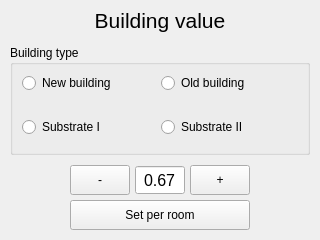
<?xml version="1.0" encoding="UTF-8"?>
<ui version="4.0">
 <class>FrsiOptions</class>
 <widget class="QWidget" name="FrsiOptions">
  <property name="geometry">
   <rect>
    <x>0</x>
    <y>0</y>
    <width>320</width>
    <height>240</height>
   </rect>
  </property>
  <widget class="QWidget" name="settingsHead" native="true">
   <property name="geometry">
    <rect>
     <x>0</x>
     <y>0</y>
     <width>320</width>
     <height>40</height>
    </rect>
   </property>
   <widget class="QPushButton" name="back">
    <property name="geometry">
     <rect>
      <x>0</x>
      <y>0</y>
      <width>51</width>
      <height>40</height>
     </rect>
    </property>
    <property name="text">
     <string/>
    </property>
    <property name="icon">
     <iconset resource="icons.qrc">
      <normaloff>:/settings/icons/arrow_left_white.svg</normaloff>:/settings/icons/arrow_left_white.svg</iconset>
    </property>
    <property name="iconSize">
     <size>
      <width>18</width>
      <height>18</height>
     </size>
    </property>
    <property name="flat">
     <bool>true</bool>
    </property>
   </widget>
   <widget class="QLabel" name="settingLabel">
    <property name="geometry">
     <rect>
      <x>0</x>
      <y>0</y>
      <width>320</width>
      <height>40</height>
     </rect>
    </property>
    <property name="font">
     <font>
      <pointsize>16</pointsize>
     </font>
    </property>
    <property name="text">
     <string>Building value</string>
    </property>
    <property name="alignment">
     <set>Qt::AlignCenter</set>
    </property>
   </widget>
   <zorder>settingLabel</zorder>
   <zorder>back</zorder>
  </widget>
  <widget class="QWidget" name="buildingContainer" native="true">
   <property name="geometry">
    <rect>
     <x>10</x>
     <y>45</y>
     <width>300</width>
     <height>190</height>
    </rect>
   </property>
   <widget class="QWidget" name="frsiCustomContainer" native="true">
    <property name="geometry">
     <rect>
      <x>60</x>
      <y>120</y>
      <width>180</width>
      <height>30</height>
     </rect>
    </property>
    <widget class="QPushButton" name="lower">
     <property name="geometry">
      <rect>
       <x>0</x>
       <y>0</y>
       <width>60</width>
       <height>30</height>
      </rect>
     </property>
     <property name="text">
      <string notr="true">-</string>
     </property>
    </widget>
    <widget class="QDoubleSpinBox" name="frsi">
     <property name="geometry">
      <rect>
       <x>65</x>
       <y>0</y>
       <width>50</width>
       <height>30</height>
      </rect>
     </property>
     <property name="sizePolicy">
      <sizepolicy hsizetype="Minimum" vsizetype="Minimum">
       <horstretch>0</horstretch>
       <verstretch>0</verstretch>
      </sizepolicy>
     </property>
     <property name="font">
      <font>
       <pointsize>12</pointsize>
      </font>
     </property>
     <property name="alignment">
      <set>Qt::AlignCenter</set>
     </property>
     <property name="buttonSymbols">
      <enum>QAbstractSpinBox::NoButtons</enum>
     </property>
     <property name="decimals">
      <number>2</number>
     </property>
     <property name="maximum">
      <double>1.000000000000000</double>
     </property>
     <property name="singleStep">
      <double>0.010000000000000</double>
     </property>
     <property name="value">
      <double>0.670000000000000</double>
     </property>
    </widget>
    <widget class="QPushButton" name="raise">
     <property name="geometry">
      <rect>
       <x>120</x>
       <y>0</y>
       <width>60</width>
       <height>30</height>
      </rect>
     </property>
     <property name="sizePolicy">
      <sizepolicy hsizetype="Minimum" vsizetype="Minimum">
       <horstretch>0</horstretch>
       <verstretch>0</verstretch>
      </sizepolicy>
     </property>
     <property name="text">
      <string notr="true">+</string>
     </property>
    </widget>
   </widget>
   <widget class="QPushButton" name="setPerRoom">
    <property name="geometry">
     <rect>
      <x>60</x>
      <y>155</y>
      <width>180</width>
      <height>30</height>
     </rect>
    </property>
    <property name="sizePolicy">
     <sizepolicy hsizetype="Minimum" vsizetype="Minimum">
      <horstretch>0</horstretch>
      <verstretch>0</verstretch>
     </sizepolicy>
    </property>
    <property name="text">
     <string>Set per room</string>
    </property>
   </widget>
   <widget class="QGroupBox" name="optionsBuildingContainerGlobal">
    <property name="geometry">
     <rect>
      <x>0</x>
      <y>0</y>
      <width>300</width>
      <height>110</height>
     </rect>
    </property>
    <property name="title">
     <string>Building type</string>
    </property>
    <layout class="QGridLayout" name="gridLayout">
     <property name="topMargin">
      <number>3</number>
     </property>
     <property name="bottomMargin">
      <number>3</number>
     </property>
     <item row="1" column="0" colspan="2">
      <widget class="QWidget" name="substrateTypes" native="true">
       <property name="sizePolicy">
        <sizepolicy hsizetype="Expanding" vsizetype="Expanding">
         <horstretch>0</horstretch>
         <verstretch>0</verstretch>
        </sizepolicy>
       </property>
       <widget class="QWidget" name="horizontalLayoutWidget_2">
        <property name="geometry">
         <rect>
          <x>0</x>
          <y>0</y>
          <width>271</width>
          <height>31</height>
         </rect>
        </property>
        <layout class="QHBoxLayout" name="substrateTypeLayout">
         <property name="sizeConstraint">
          <enum>QLayout::SetNoConstraint</enum>
         </property>
         <item>
          <widget class="QRadioButton" name="substrateOneGlobal">
           <property name="text">
            <string>Substrate I</string>
           </property>
          </widget>
         </item>
         <item>
          <widget class="QRadioButton" name="substrateTwoGlobal">
           <property name="text">
            <string>Substrate II</string>
           </property>
          </widget>
         </item>
        </layout>
       </widget>
      </widget>
     </item>
     <item row="0" column="0" colspan="2">
      <widget class="QWidget" name="buildingTypes" native="true">
       <property name="sizePolicy">
        <sizepolicy hsizetype="Expanding" vsizetype="Expanding">
         <horstretch>0</horstretch>
         <verstretch>0</verstretch>
        </sizepolicy>
       </property>
       <widget class="QWidget" name="horizontalLayoutWidget">
        <property name="geometry">
         <rect>
          <x>0</x>
          <y>0</y>
          <width>271</width>
          <height>31</height>
         </rect>
        </property>
        <layout class="QHBoxLayout" name="buildingTypeLayout">
         <property name="sizeConstraint">
          <enum>QLayout::SetNoConstraint</enum>
         </property>
         <item>
          <widget class="QRadioButton" name="newBuildingGlobal">
           <property name="text">
            <string>New building</string>
           </property>
          </widget>
         </item>
         <item>
          <widget class="QRadioButton" name="oldBuildingGlobal">
           <property name="text">
            <string>Old building</string>
           </property>
          </widget>
         </item>
        </layout>
       </widget>
      </widget>
     </item>
    </layout>
   </widget>
  </widget>
 </widget>
 <resources>
  <include location="icons.qrc"/>
 </resources>
 <connections/>
</ui>
